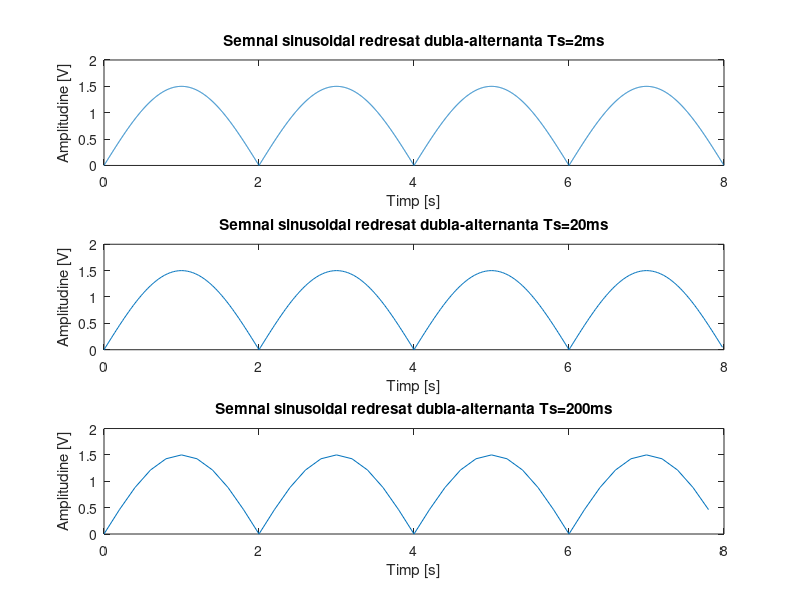

Recreate this plot in MATLAB.
Ts_2ms = 0.002;
Ts_20ms = 0.02;
Ts_200ms = 0.2;

%% semnal sinusoidal redresat dubla-alternanta

T = 4;

t_2ms = 0:Ts_2ms:2*T-Ts_2ms;

x_2ms = sin(t_2ms(t_2ms<T)*2*pi/T);
x_2ms = x_2ms * 1.5;
x_2ms(x_2ms<0)=x_2ms(x_2ms<0)*-1;
x_2ms =repmat(x_2ms,1,2);
figure(7);
subplot(3,1,1);
plot(t_2ms,x_2ms);
title('Semnal sinusoidal redresat dubla-alternanta Ts=2ms');
xlabel('Timp [s]');
ylabel('Amplitudine [V]')

subplot(3,1,2);
plot(t_2ms(1:10:length(t_2ms)),x_2ms(1:10:length(x_2ms)));
title('Semnal sinusoidal redresat dubla-alternanta Ts=20ms');
xlabel('Timp [s]');
ylabel('Amplitudine [V]')

subplot(3,1,3);
plot(t_2ms(1:100:length(t_2ms)),x_2ms(1:100:length(x_2ms)));
title('Semnal sinusoidal redresat dubla-alternanta Ts=200ms');
xlabel('Timp [s]');
ylabel('Amplitudine [V]')
